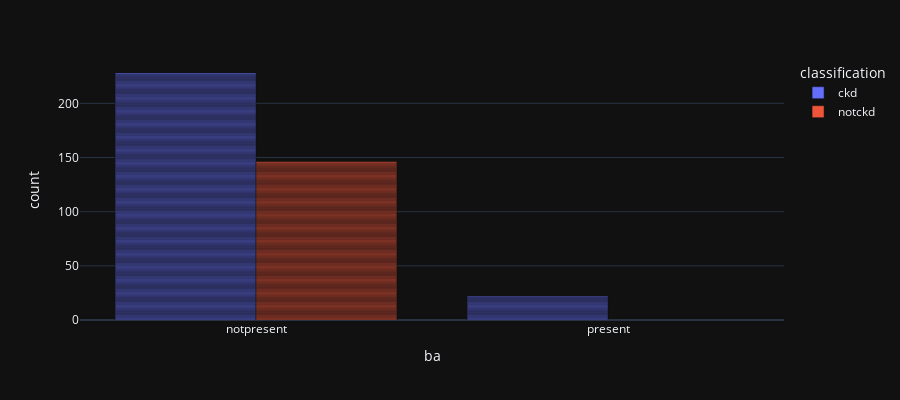

Source (notebook cell):
### Code cell
px.bar(df, x="ba", color='classification', barmode='group', template = 'plotly_dark', height = 400)

### Figure 1 — Plotly figure (JSON) as saved in the notebook; plotly's stock layout.template omitted (floating-point values rounded to 4 significant figures; data arrays with more than 128 entries replaced by an {"elided": "..."} marker saying what was removed)
{"data": [{"alignmentgroup": "True", "hovertemplate": "classification=ckd<br>ba=%{x}<br>count=%{y}<extra></extra>", "legendgroup": "ckd", "marker": {"color": "#636efa", "pattern": {"shape": ""}}, "name": "ckd", "offsetgroup": "ckd", "orientation": "v", "showlegend": true, "textposition": "auto", "type": "bar", "x": {"elided": "250 str values"}, "xaxis": "x", "y": {"elided": "250 int values"}, "yaxis": "y"}, {"alignmentgroup": "True", "hovertemplate": "classification=notckd<br>ba=%{x}<br>count=%{y}<extra></extra>", "legendgroup": "notckd", "marker": {"color": "#EF553B", "pattern": {"shape": ""}}, "name": "notckd", "offsetgroup": "notckd", "orientation": "v", "showlegend": true, "textposition": "auto", "type": "bar", "x": {"elided": "150 str values"}, "xaxis": "x", "y": {"elided": "150 int values"}, "yaxis": "y"}], "layout": {"barmode": "group", "height": 400, "legend": {"title": {"text": "classification"}, "tracegroupgap": 0}, "margin": {"t": 60}, "xaxis": {"anchor": "y", "domain": [0, 1], "title": {"text": "ba"}}, "yaxis": {"anchor": "x", "domain": [0, 1], "title": {"text": "count"}}}}
